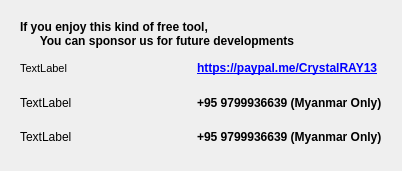
<?xml version="1.0" encoding="UTF-8"?>
<ui version="4.0">
 <class>Sponsor</class>
 <widget class="QDialog" name="Sponsor">
  <property name="geometry">
   <rect>
    <x>0</x>
    <y>0</y>
    <width>402</width>
    <height>171</height>
   </rect>
  </property>
  <property name="windowTitle">
   <string>Sponsor US</string>
  </property>
  <layout class="QVBoxLayout" name="verticalLayout">
   <item>
    <widget class="QWidget" name="widget" native="true">
     <layout class="QGridLayout" name="gridLayout">
      <item row="0" column="0" colspan="2">
       <widget class="QLabel" name="label">
        <property name="font">
         <font>
          <pointsize>9</pointsize>
          <weight>75</weight>
          <bold>true</bold>
         </font>
        </property>
        <property name="text">
         <string>If you enjoy this kind of free tool, 
      You can sponsor us for future developments</string>
        </property>
       </widget>
      </item>
      <item row="1" column="0">
       <widget class="QLabel" name="lblPaypal">
        <property name="font">
         <font>
          <pointsize>8</pointsize>
         </font>
        </property>
        <property name="text">
         <string>TextLabel</string>
        </property>
       </widget>
      </item>
      <item row="1" column="1">
       <widget class="QLabel" name="label_3">
        <property name="text">
         <string>&lt;a href=&quot;https://paypal.me/CrystalRAY13&quot; style=&quot;color:%1&quot;&gt;&lt;b&gt;https://paypal.me/CrystalRAY13&lt;/b&gt;&lt;/a&gt;</string>
        </property>
        <property name="openExternalLinks">
         <bool>true</bool>
        </property>
       </widget>
      </item>
      <item row="2" column="0">
       <widget class="QLabel" name="lblWavePay">
        <property name="text">
         <string>TextLabel</string>
        </property>
       </widget>
      </item>
      <item row="2" column="1">
       <widget class="QLabel" name="label_5">
        <property name="font">
         <font>
          <weight>75</weight>
          <bold>true</bold>
         </font>
        </property>
        <property name="text">
         <string>+95 9799936639 (Myanmar Only)</string>
        </property>
       </widget>
      </item>
      <item row="3" column="0">
       <widget class="QLabel" name="lblKpay">
        <property name="text">
         <string>TextLabel</string>
        </property>
       </widget>
      </item>
      <item row="3" column="1">
       <widget class="QLabel" name="label_7">
        <property name="font">
         <font>
          <weight>75</weight>
          <bold>true</bold>
         </font>
        </property>
        <property name="text">
         <string>+95 9799936639 (Myanmar Only)</string>
        </property>
       </widget>
      </item>
     </layout>
    </widget>
   </item>
  </layout>
 </widget>
 <resources/>
 <connections/>
</ui>
